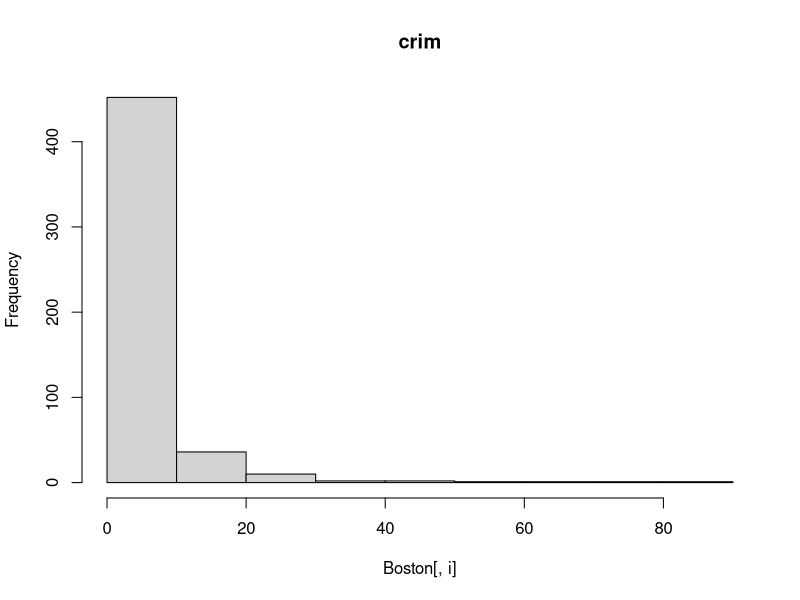
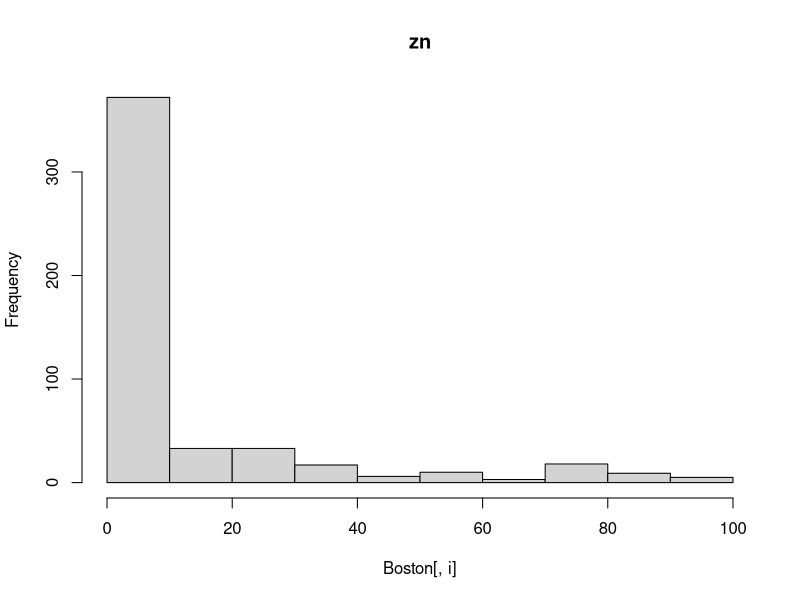
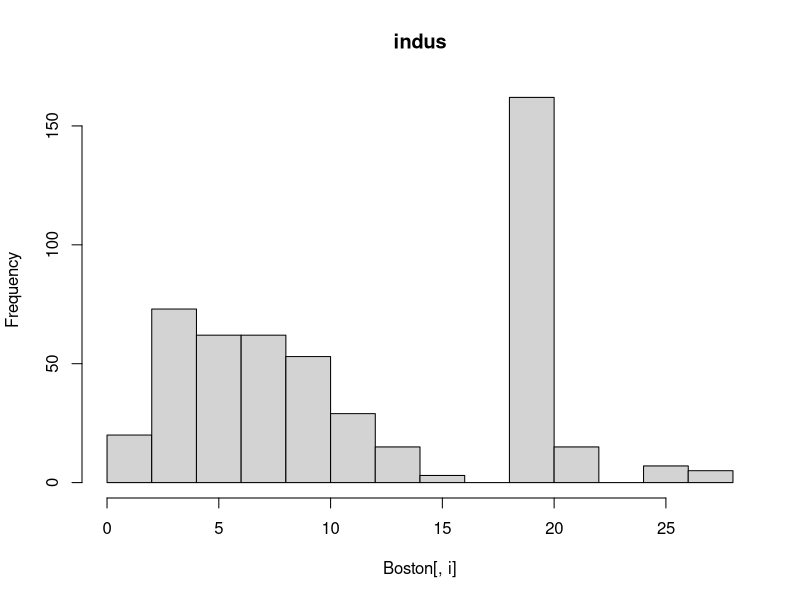
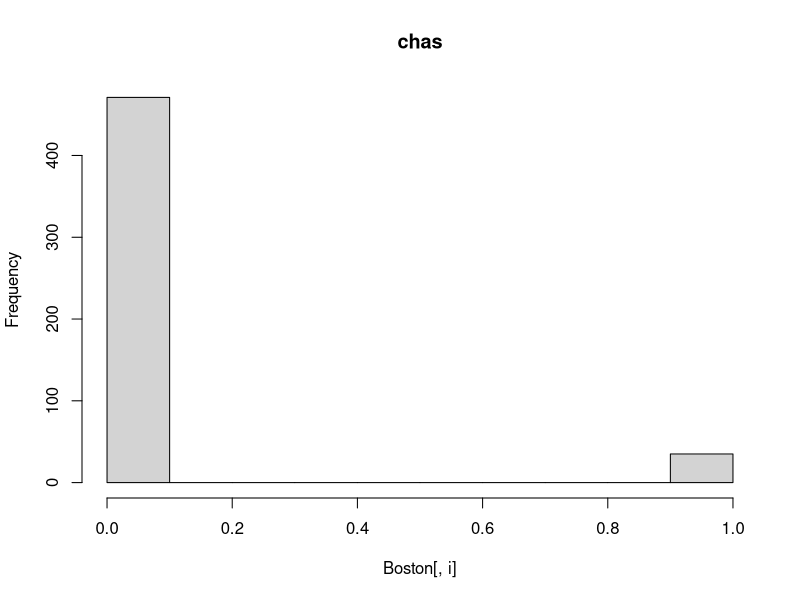
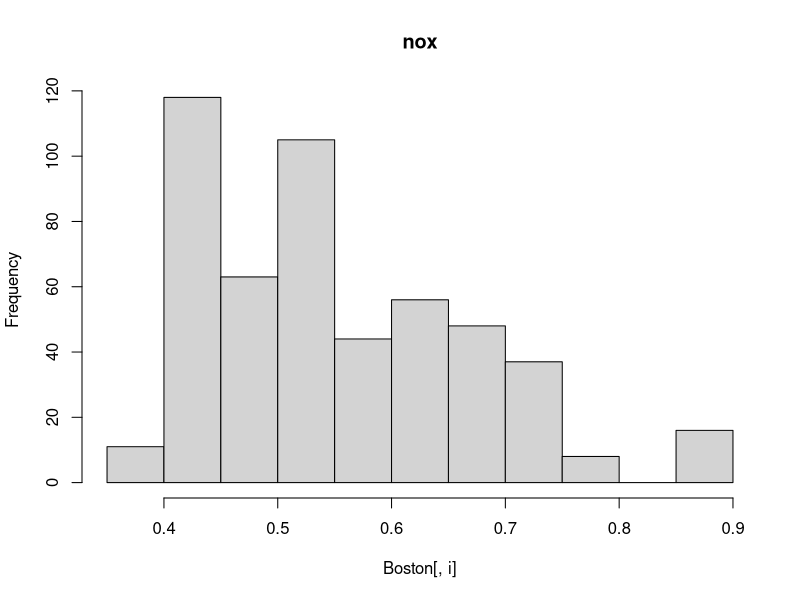
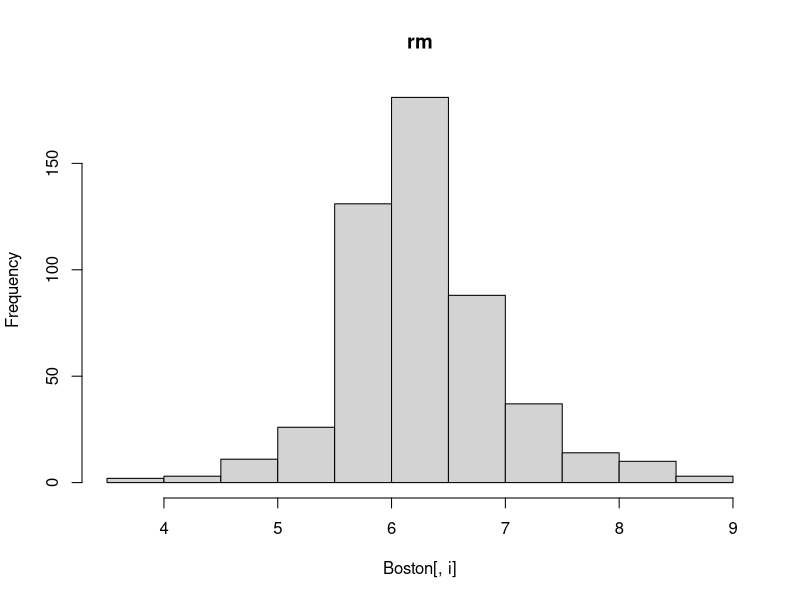
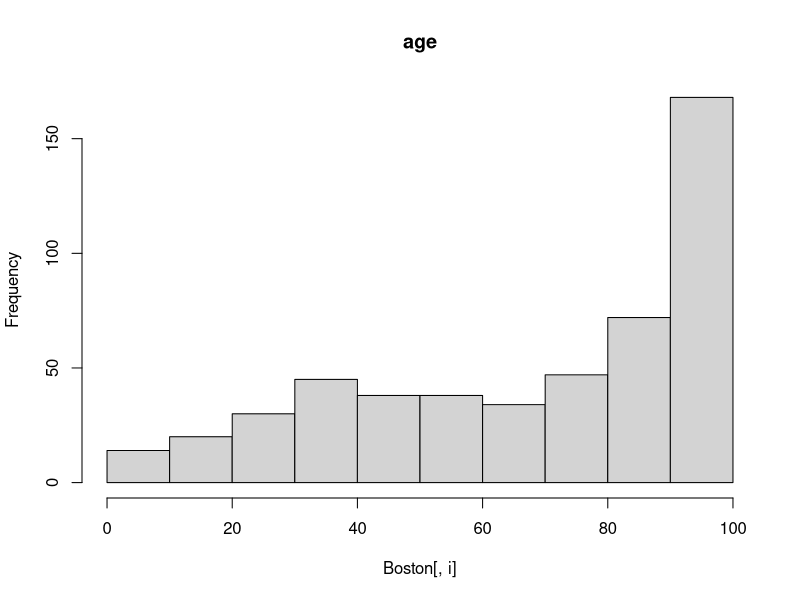
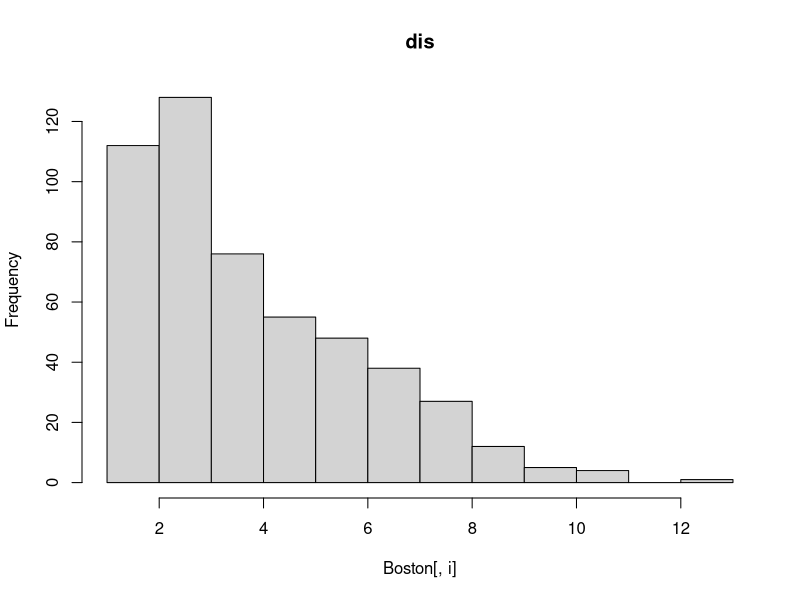

The R script that drew these images, in order:
## ---- chunk 1

# load MASS and Boston
  library(MASS)
  data('Boston')

#Load ggplot2, GGally and dplyr
  library(ggplot2)
  library(GGally)
  library(dplyr)
## ---- chunk 2
dim(Boston)
str(Boston)
summary(Boston)
## ---- chunk 3
#Loop through the 14 columns
for (i in 1:14) {
  #Create histogram for each column
    hist(x = Boston[,i], main = colnames(Boston)[i])
}


## ---- chunk 4
ggpairs(Boston, columns = c("crim", "zn","nox","rm"), mapping = aes(col=as.factor(chas), alpha=0.5, legend = TRUE))
ggpairs(Boston, columns = c("crim", "age","dis","rad"), mapping = aes(col=as.factor(chas), alpha=0.5, legend = TRUE))
ggpairs(Boston, columns = c("crim", "tax","ptratio","black"), mapping = aes(col=as.factor(chas), alpha=0.5, legend = TRUE))
ggpairs(Boston, columns = c("crim", "lstat","medv","indus"), mapping = aes(col=as.factor(chas), alpha=0.5, legend = TRUE))
ggcorr(Boston)

## ---- chunk 5
boston_scaled = scale(Boston)
# change the object to data frame
boston_scaled <- as.data.frame(boston_scaled)
summary(Boston)
summary(boston_scaled)
## ---- chunk 6
#Create the bins based on quantiles
bins <- quantile(boston_scaled$crim)

# create a categorical variable 'crime'
crime <- cut(boston_scaled$crim, breaks = bins, include.lowest = TRUE, label = c("low","med_low","med_high","high"))

# look at the table of the new factor crime
table(crime)

# remove original crim from the dataset
boston_scaled <- dplyr::select(boston_scaled, -crim)

# add the new categorical value to scaled data
boston_scaled <- data.frame(boston_scaled, crime)
## ---- chunk 7
# number of rows in the Boston dataset 
n <- nrow(boston_scaled)

# choose randomly 80% of the rows
ind <- sample(n,  size = n * 0.8)

# create train set
train <- boston_scaled[ind,]

# create test set 
test <- boston_scaled[-ind,]

# save the correct classes from test data
correct_classes <- test$crime

# remove the crime variable from test data
test <- dplyr::select(test, -crime)
## ---- chunk 8
# linear discriminant analysis
lda.fit <- lda(crime ~ ., data = train)

# print the lda.fit object
lda.fit

# the function for lda biplot arrows
lda.arrows <- function(x, myscale = 1, arrow_heads = 0.1, color = "red", tex = 0.75, choices = c(1,2)){
  heads <- coef(x)
  arrows(x0 = 0, y0 = 0, 
         x1 = myscale * heads[,choices[1]], 
         y1 = myscale * heads[,choices[2]], col=color, length = arrow_heads)
  text(myscale * heads[,choices], labels = row.names(heads), 
       cex = tex, col=color, pos=3)
}

# target classes as numeric
classes <- as.numeric(train$crime)

# plot the lda results
plot(lda.fit, dimen = 2, col = classes, pch = classes)
lda.arrows(lda.fit, myscale = 2)
## ---- chunk 9
lda.pred <- predict(lda.fit, newdata = test)
table(correct = correct_classes, predicted = lda.pred$class)
## ---- chunk 10
data('Boston')
boston_scaled2 = scale(Boston)
# change the object to data frame
boston_scaled2 <- as.data.frame(boston_scaled2)

# euclidean distance matrix
dist_eu <- dist(Boston)

# look at the summary of the distances
summary(dist_eu)
## ---- chunk 11
set.seed(123)

# determine the number of clusters
k_max <- 10

# calculate the total within sum of squares
twcss <- sapply(1:k_max, function(k){kmeans(boston_scaled2, k)$tot.withinss})

# visualize the results
qplot(x = 1:k_max, y = twcss, geom = 'line')
## ---- chunk 12
# k-means clustering
km <-kmeans(Boston, centers = 2)

# plot the Boston dataset with clusters

ggpairs(boston_scaled2, columns = c("crim", "zn","nox","rm"), mapping = aes(col=as.factor(km$cluster), alpha=0.5, legend = TRUE))
ggpairs(boston_scaled2, columns = c("crim", "age","dis","rad"), mapping = aes(col=as.factor(km$cluster), alpha=0.5, legend = TRUE))
ggpairs(boston_scaled2, columns = c("crim", "tax","ptratio","black"), mapping = aes(col=as.factor(km$cluster), alpha=0.5, legend = TRUE))
ggpairs(boston_scaled2, columns = c("crim", "lstat","medv","indus"), mapping = aes(col=as.factor(km$cluster), alpha=0.5, legend = TRUE))
